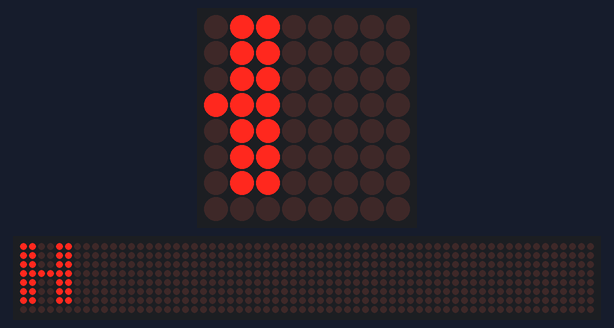
Bench run of a program on a simulated Raspberry Pi (BCM pin numbers). Shown: 8×8 LED matrix, a strip that is not on the board, showing the scrolling text unrolled. The 64×8 strip is a reading aid, not a part: it shows the text the matrix is scrolling, unrolled, one strip-width of it at a time; what the program prints to the terminal is not drawn. At 1.5 s the program stops and its outputs stay as they are.

Above: at 0.34 s.

The program:

display_single_letter.py
```python
import re
import time
import argparse
from luma.led_matrix.device import max7219
from luma.core.interface.serial import spi, noop
from luma.core.render import canvas
from luma.core.virtual import viewport
from luma.core.legacy import text, show_message
from luma.core.legacy.font import proportional, CP437_FONT, TINY_FONT, SINCLAIR_FONT, LCD_FONT
serial = spi(port=0, device=0, gpio=noop())
device = max7219(serial, cascaded=1)
msg = "H"
print(msg)
show_message(device, msg, fill="white", font=proportional(CP437_FONT))
time.sleep(1)
```
